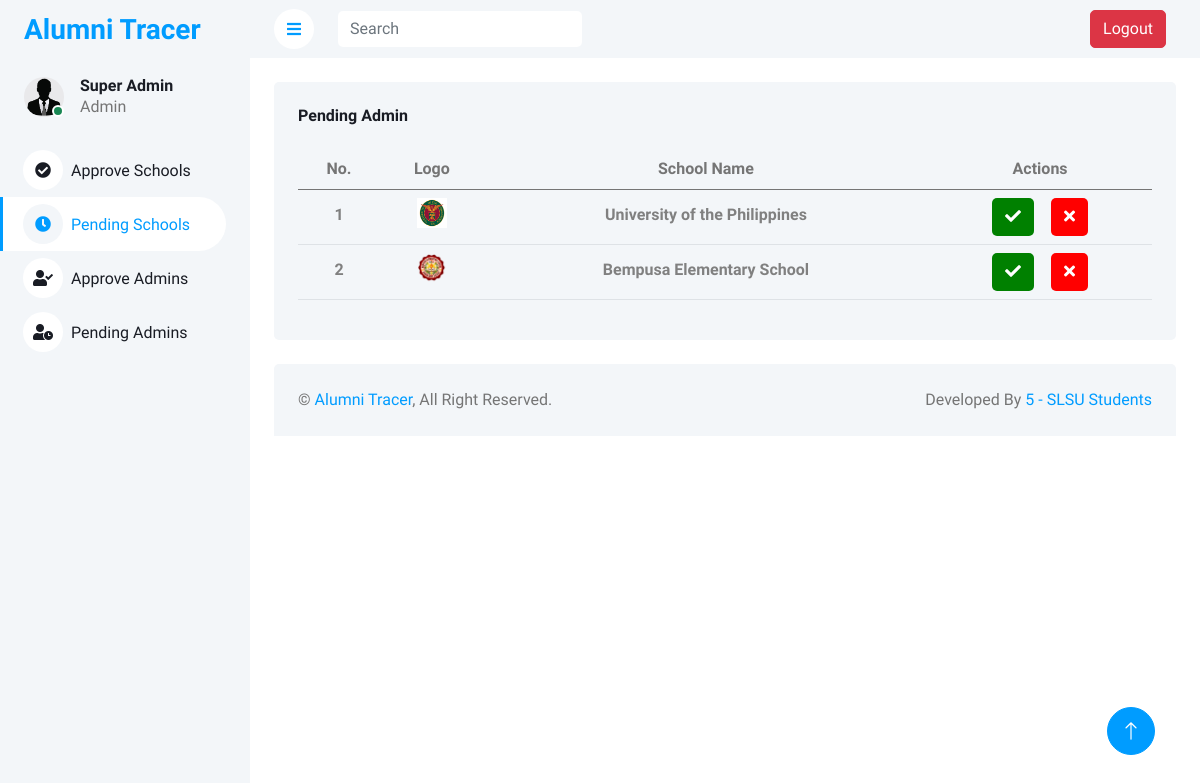
The page /SuperAdmin/pendingSchool.php on the database as committed earlier.
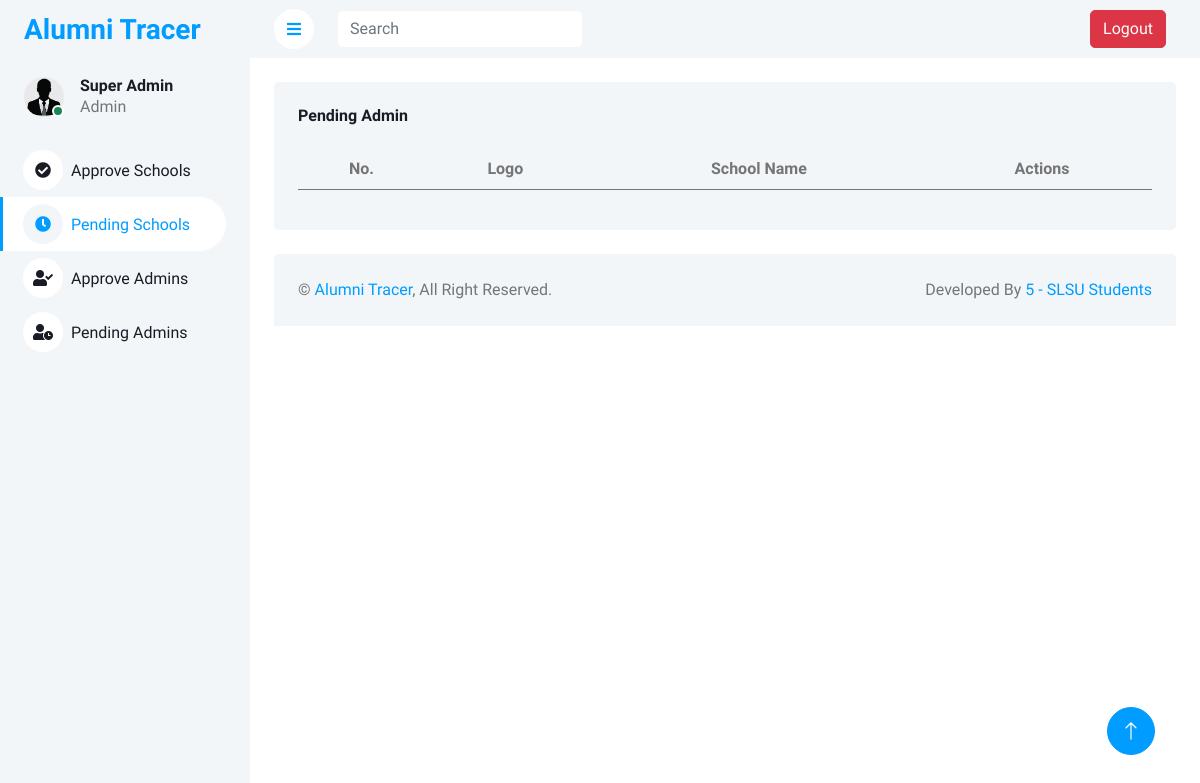
The same page on the database as committed later.
### tables this page shows
CREATE TABLE `e_schools` (
  `id` int(11) NOT NULL,
  `school_name` varchar(255) NOT NULL,
  `logo` varchar(255) NOT NULL,
  `confirm_status` varchar(255) NOT NULL
);

### SuperAdmin/pendingSchool.php (the view, shortened to what this page needs)
<?php
    include("../connection/conn.php");
?>
<!DOCTYPE html>
<html lang="en">
<head>
    <link href="https://cdnjs.cloudflare.com/ajax/libs/font-awesome/5.10.0/css/all.min.css" rel="stylesheet">
    <link href="https://cdn.jsdelivr.net/npm/bootstrap-icons@1.4.1/font/bootstrap-icons.css" rel="stylesheet">
    <link href="../template/lib/owlcarousel/assets/owl.carousel.min.css" rel="stylesheet">
    <link href="lib../template/lib/tempusdominus/css/tempusdominus-bootstrap-4.min.css" rel="stylesheet" />
    <link href="../template/css/bootstrap.min.css" rel="stylesheet">
    <link href="../template/css/style.css" rel="stylesheet">
</head>
<body>
    <div class="container-xxl position-relative bg-white d-flex p-0">
        <div class="sidebar pe-4 pb-3">
            <nav class="navbar bg-light navbar-light">
                <a href="index.html" class="navbar-brand mx-4 mb-3">
                    <h3 class="text-primary"></i>Alumni Tracer</h3>
                </a>
                <div class="d-flex align-items-center ms-4 mb-4">
                    <div class="position-relative">
                        <img class="rounded-circle" src="pictures/default.jpg" alt="" style="width: 40px; height: 40px;">
                        <div class="bg-success rounded-circle border border-2 border-white position-absolute end-0 bottom-0 p-1"></div>
                    </div>
                    <div class="ms-3">
                        <h6 class="mb-0">Super Admin</h6>
                        <span>Admin</span>
                    </div>
                </div>
                <div class="navbar-nav w-100">
                    <a href="superAdmin.php" class="nav-item nav-link ">
                    <i class="fa fa-check-circle me-2"></i>Approve Schools
                    </a>
                    <a href="pendingSchool.php" class="nav-item nav-link active">
                        <i class="fa fa-clock me-2"></i>Pending Schools
                    </a>
                    <a href="approveAdmins.php" class="nav-item nav-link">
                        <i class="fa fa-user-check me-2"></i>Approve Admins
                    </a>
                    <a href="pendingAdmins.php" class="nav-item nav-link">
                        <i class="fa fa-user-clock me-2"></i>Pending Admins
                    </a>
                </div>
            </nav>
        </div>
        <div class="content">
            <nav class="navbar navbar-expand bg-light navbar-light sticky-top px-4 py-0">
                <a href="#" class="sidebar-toggler flex-shrink-0">
                    <i class="fa fa-bars"></i>
                </a>
                <form class="d-none d-md-flex ms-4">
                <input id="searchInput" class="form-control border-0" type="search" placeholder="Search">
                </form>
                <div class="navbar-nav align-items-center ms-auto">
                    <div class="nav-item dropdown">
                        <a href="../index.php" class = "btn btn-danger" style = "margin: 10px;">Logout</a>
                    </div>
                </div>
            </nav>
            <div class="container-fluid pt-4 px-4">
                <div class="row g-4">
                    <div class="col-12">
                        <div class="bg-light rounded h-100 p-4">
                            <h6 class="mb-4">Pending Admin</h6>
                            <div class="table-responsive">
                            <table class="table">
                                    <thead>
                                        <tr class = "text-center">
                                            <th scope="col">No.</th>
                                            <th scope="col">Logo</th>
                                            <th scope="col">School Name</th>
                                            <th scope="col">Actions</th>
                                        </tr>
                                    </thead>
                                    <tbody id="schoolTableBody">
                            <?php
                                $sqlGetSchool = "SELECT * FROM e_schools WHERE confirm_status = 'Pending'";
                                $queryGetSchool = mysqli_query($conn, $sqlGetSchool);
                                $number = 0;
                                while ($getData = mysqli_fetch_assoc($queryGetSchool)) {
                                    $number++;
                                    $uniqueCheckModalId = "checkModal" . $getData['id'];
                                    $uniqueDeleteModalId = "deleteModal" . $getData['id'];
                            ?>
                            <tr class="school-row text-center">
                                <th scope="row"><h6 style="color: grey; margin-top: 7px;"><?php echo $number; ?></h6></th>
                                <td><img src="<?php echo $getData['logo']; ?>" alt="school logo" style="width: 30px; height: 30px;"></td>
                                <td class="school-name"><h6 style="color: grey; margin-top: 7px;"><?php echo $getData['school_name']; ?></h6></td>
                                <td class = "text-center">
                                    <div>
                                        <button type="button" class="btn" style="background-color: green; color: white;" data-bs-toggle="modal" data-bs-target="#<?php echo $uniqueCheckModalId; ?>">
                                            <i class="fa fa-check"></i>
                                        </button>
                                        <button type="button" class="btn" style="background-color: red; color: white; margin-left: 13px;" data-bs-toggle="modal" data-bs-target="#<?php echo $uniqueDeleteModalId; ?>">
                                            <i class="fa fa-times"></i>
                                        </button>
                            </div>
                        </td>
                    </tr>
                    <?php
                        }
                    ?>
                </tbody>
                                </table>
                            </div>
                        </div>
                    </div>
                </div>
            </div>
            <div class="container-fluid pt-4 px-4">
                <div class="bg-light rounded-top p-4">
                    <div class="row">
                        <div class="col-12 col-sm-6 text-center text-sm-start">
                            &copy; <a href="../index.php">Alumni Tracer</a>, All Right Reserved.
                        </div>
                        <div class="col-12 col-sm-6 text-center text-sm-end">
                            Developed By <a href="#">5 - SLSU Students</a>
                        </div>
                    </div>
                </div>
            </div>
        </div>
        <a href="#" class="btn btn-lg btn-primary btn-lg-square back-to-top"><i class="bi bi-arrow-up"></i></a>
    </div>
</body>
</html>

### template/css/style.css (style rules this page uses)
:root { --primary: #009CFF; --light: #F3F6F9; --dark: #191C24; }
.back-to-top { position: fixed; display: none; right: 45px; bottom: 45px; z-index: 99; }
.btn { transition: .5s; }
.btn.btn-primary { color: #FFFFFF; }
.btn-lg-square { width: 48px; height: 48px; }
.btn-square, .btn-sm-square, .btn-lg-square { padding: 0; display: inline-flex; align-items: center; justify-content: center; font-weight: normal; border-radius: 50px; }
.sidebar { position: fixed; top: 0; left: 0; bottom: 0; width: 250px; height: 100vh; overflow-y: auto; background: var(--light); transition: 0.5s; z-index: 999; }
.content { margin-left: 250px; min-height: 100vh; background: #FFFFFF; transition: 0.5s; }
@media (min-width: 992px) { .sidebar { margin-left: 0; } }
@media (min-width: 992px) { .content { width: calc(100% - 250px); } }
.sidebar .navbar .navbar-nav .nav-link { padding: 7px 20px; color: var(--dark); font-weight: 500; border-left: 3px solid var(--light); border-radius: 0 30px 30px 0; outline: none; }
.sidebar .navbar .navbar-nav .nav-link:hover, .sidebar .navbar .navbar-nav .nav-link.active { color: var(--primary); background: #FFFFFF; border-color: var(--primary); }
.sidebar .navbar .navbar-nav .nav-link i { width: 40px; height: 40px; display: inline-flex; align-items: center; justify-content: center; background: #FFFFFF; border-radius: 40px; }
.sidebar .navbar .navbar-nav .nav-link:hover i, .sidebar .navbar .navbar-nav .nav-link.active i { background: var(--light); }
.content .navbar .sidebar-toggler, .content .navbar .navbar-nav .nav-link i { width: 40px; height: 40px; display: inline-flex; align-items: center; justify-content: center; background: #FFFFFF; border-radius: 40px; }

Rows that differ between the two databases and show on the page:
removed e_schools: logo (picture), school_name "University of the Philippines"
removed e_schools: logo (picture), school_name "Bempusa Elementary School"
